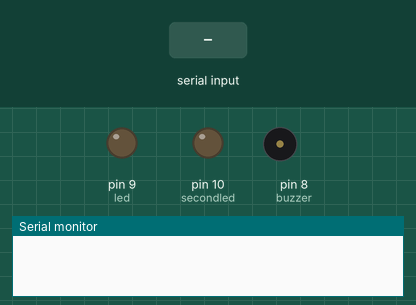
This sketch was run on a simulated Arduino Uno, built with avr-gcc and run on an emulated ATmega328P. On the bench: output pins drawn as LEDs (lit = HIGH), buzzer (waves = sounding), the last lines printed to the serial monitor. The test bench sets the inputs (shaded band).

Above: at 1.2 s.
1.3 s: "t" received over Serial
At 3.0 s:
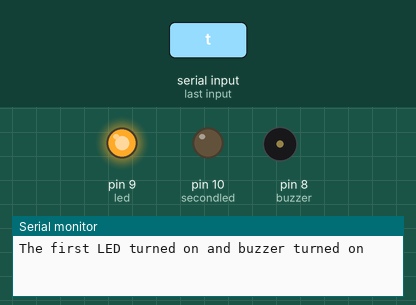
3.3 s: "2" received over Serial
At 4.1 s:
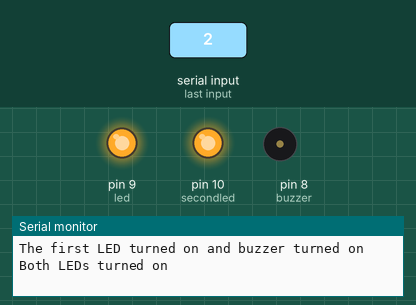
4.8 s: "x" received over Serial
At 5.2 s:
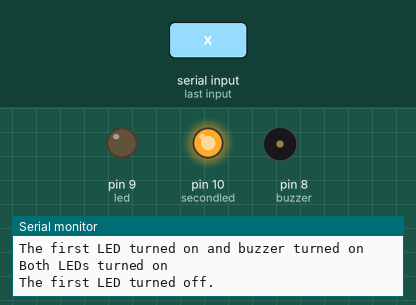
6.3 s: "t" received over Serial
At 6.55 s:
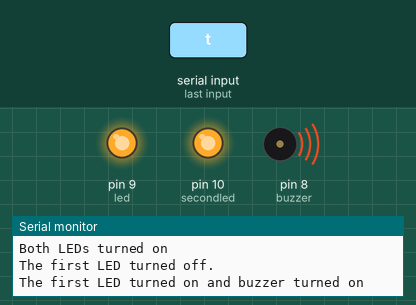
8.3 s: "1" received over Serial
At 9.1 s:
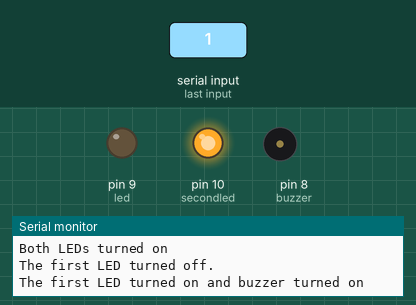
Timing chart, 0 to 10.8 s (numbered marks = the images above; inputs shaded):
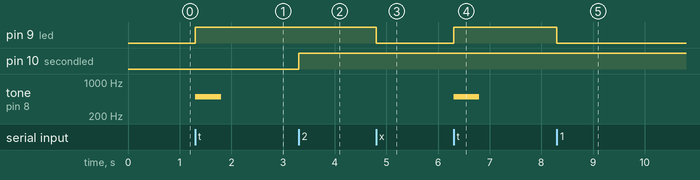

The sketch:

sketch_jan16b.ino
```cpp
/*
  Serial Blink
  Turns on an LED  when the person enters 1 and off when 0 is entered.

  This is lab2a start-up code.
 */

// Pin 9 will be used for the long lead of the LED.
// Pin 8 will be uzed for the buzzer

int secondled = 10;
int led = 9;
int buzzer = 8;

// this is the varable to hold the user serial input
char inVal;

// the setup routine runs once when you press reset:
void setup() {
  // initialize the digital pin as an output.
  pinMode(led, OUTPUT);
  pinMode(buzzer, OUTPUT);
  pinMode(secondled, OUTPUT);
  Serial.begin(9600);

}

// the loop routine runs over and over again forever:
void loop() {

  if (Serial.available()>0)
  {
    inVal=Serial.read();
    switch(inVal)
    {
      case 'x':
        digitalWrite(led, LOW);
    // Stops the generation of a square wave triggered by tone(). Has no effect if no tone is being generated.
    noTone (buzzer);
        Serial.println("The first LED turned off.");
        break;
      case 't':
        digitalWrite(led, HIGH);
    /*Tone needs 2 arguments, but can take three
      1) Pin#
      2) Frequency - this is in hertz (cycles per second) which determines the pitch of the noise made
      3) Duration - how long teh tone plays
    */
    tone (buzzer, 500,500);
        Serial.println("The first LED turned on and buzzer turned on");
        break;
        case '2':
          digitalWrite(led, HIGH);
          digitalWrite(secondled, HIGH);
        Serial.println("Both LEDs turned on");
        break;
        case '0':
          digitalWrite(led, LOW);
          digitalWrite(secondled, LOW);
        Serial.println("Both LEDs turned off");
        break;
      default:
        digitalWrite(led, LOW);


    }
  }

}
```

Measured:
- after the input at 1.3 s, pin 9 (led): LOW → HIGH at once; tone on pin 8 (buzzer): silent → 500 Hz at once, → silent 0.50 s later
- after the input at 3.3 s, pin 10 (secondled): LOW → HIGH at once
- after the input at 4.8 s, pin 9 (led): HIGH → LOW at once
- after the input at 6.3 s, pin 9 (led): LOW → HIGH at once; tone on pin 8 (buzzer): silent → 500 Hz at once, → silent 0.50 s later
- after the input at 8.3 s, pin 9 (led): HIGH → LOW at once
